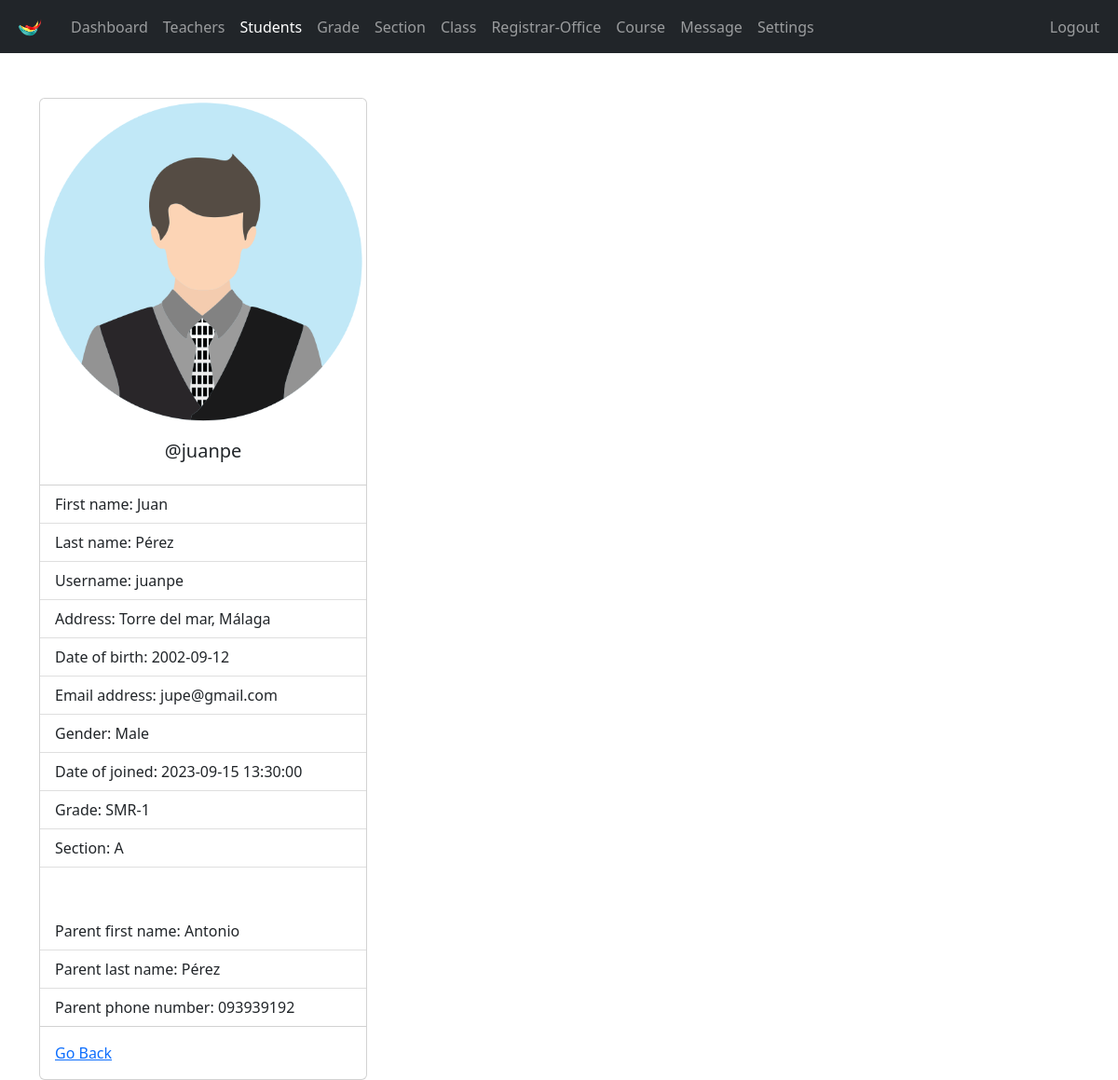
/admin/student-view.php?student_id=1 (signed in), run on the app's committed database.
### tables this page shows
CREATE TABLE `students` (
  `student_id` int(11) NOT NULL,
  `username` varchar(127) NOT NULL,
  `password` varchar(255) NOT NULL,
  `fname` varchar(127) NOT NULL,
  `lname` varchar(255) NOT NULL,
  `grade` int(11) NOT NULL,
  `section` int(11) NOT NULL,
  `address` varchar(31) NOT NULL,
  `gender` varchar(7) NOT NULL,
  `email_address` varchar(255) NOT NULL,
  `date_of_birth` date NOT NULL,
  `date_of_joined` timestamp NULL DEFAULT current_timestamp(),
  `parent_fname` varchar(127) NOT NULL,
  `parent_lname` varchar(127) NOT NULL,
  `parent_phone_number` varchar(31) NOT NULL
);

CREATE TABLE `grades` (
  `grade_id` int(11) NOT NULL,
  `grade` varchar(31) NOT NULL,
  `grade_code` varchar(7) NOT NULL
);

CREATE TABLE `section` (
  `section_id` int(11) NOT NULL,
  `section` varchar(7) NOT NULL
);

### admin/data/student.php (called while the page is built, shortened)
<?php
function getStudentById($id, $conn)
{
    $sql = "SELECT * FROM students
           WHERE student_id=?";
    $stmt = $conn->prepare($sql);
    $stmt->execute([$id]);
    if ($stmt->rowCount() == 1) {
        $student = $stmt->fetch();
        return $student;
    } else {
        return 0;
    }
}

### admin/data/grade.php (called while the page is built, shortened)
<?php
function getGradeById($grade_id, $conn)
{
    $sql = "SELECT * FROM grades
           WHERE grade_id=?";
    $stmt = $conn->prepare($sql);
    $stmt->execute([$grade_id]);
    if ($stmt->rowCount() == 1) {
        $grade = $stmt->fetch();
        return $grade;
    } else {
        return 0;
    }
}

### admin/data/section.php (called while the page is built, shortened)
<?php
function getSectioById($section_id, $conn)
{
    $sql = "SELECT * FROM section
           WHERE section_id=?";
    $stmt = $conn->prepare($sql);
    $stmt->execute([$section_id]);
    if ($stmt->rowCount() == 1) {
        $section = $stmt->fetch();
        return $section;
    } else {
        return 0;
    }
}

### admin/student-view.php (the view, shortened to what this page needs)
<?php
if (
    isset($_SESSION['admin_id']) &&
    isset($_SESSION['role'])
) {
    if ($_SESSION['role'] == 'Admin') {
        include "../DB_connection.php";
        include "data/student.php";
        include "data/grade.php";
        include "data/section.php";
        if (isset($_GET['student_id'])) {
            $student_id = $_GET['student_id'];
            $student = getStudentById($student_id, $conn);
?>
            <!DOCTYPE html>
            <html lang="en">
            <head>
                <link rel="stylesheet" href="https://cdn.jsdelivr.net/npm/bootstrap@5.2.0/dist/css/bootstrap.min.css">
                <link rel="stylesheet" href="../css/style.css">
                <link rel="stylesheet" href="https://cdnjs.cloudflare.com/ajax/libs/font-awesome/4.7.0/css/font-awesome.min.css">
            </head>
            <body>
                <?php
                include "inc/navbar.php";
                if ($student != 0) {
                ?>
                    <div class="container mt-5">
                        <div class="card" style="width: 22rem;">
                            <img src="../img/student-<?= $student['gender'] ?>.png" class="card-img-top" alt="...">
                            <div class="card-body">
                                <h5 class="card-title text-center">@<?= $student['username'] ?></h5>
                            </div>
                            <ul class="list-group list-group-flush">
                                <li class="list-group-item">First name: <?= $student['fname'] ?></li>
                                <li class="list-group-item">Last name: <?= $student['lname'] ?></li>
                                <li class="list-group-item">Username: <?= $student['username'] ?></li>
                                <li class="list-group-item">Address: <?= $student['address'] ?></li>
                                <li class="list-group-item">Date of birth: <?= $student['date_of_birth'] ?></li>
                                <li class="list-group-item">Email address: <?= $student['email_address'] ?></li>
                                <li class="list-group-item">Gender: <?= $student['gender'] ?></li>
                                <li class="list-group-item">Date of joined: <?= $student['date_of_joined'] ?></li>
                                <li class="list-group-item">Grade:
                                    <?php
                                    $grade = $student['grade'];
                                    $g = getGradeById($grade, $conn);
                                    echo $g['grade_code'] . '-' . $g['grade'];
                                    ?>
                                </li>
                                <li class="list-group-item">Section:
                                    <?php
                                    $section = $student['section'];
                                    $s = getSectioById($section, $conn);
                                    echo $s['section'];
                                    ?>
                                </li>
                                <br><br>
                                <li class="list-group-item">Parent first name: <?= $student['parent_fname'] ?></li>
                                <li class="list-group-item">Parent last name: <?= $student['parent_lname'] ?></li>
                                <li class="list-group-item">Parent phone number: <?= $student['parent_phone_number'] ?></li>
                            </ul>
                            <div class="card-body">
                                <a href="student.php" class="card-link">Go Back</a>
                            </div>
                        </div>
                    </div>
                <?php
                } else {
                    header("Location: teacher.php");
                    exit;
                }
                ?>
            </body>
            </html>
<?php
        } else {
            header("Location: student.php");
            exit;
        }
    } else {
        header("Location: ../login.php");
        exit;
    }
} else {
    header("Location: ../login.php");
    exit;
}
?>

### data on the page
students: gender (picture), username "juanpe", fname "Juan", lname "Pérez", address "Torre del mar, Málaga", date_of_birth "2002-09-12", email_address "jupe@gmail.com", gender "Male", date_of_joined "2023-09-15 13:30:00", parent_fname "Antonio", parent_lname "Pérez", parent_phone_number "093939192"
grades: grade_code "SMR", grade "1"
section: section "A"
